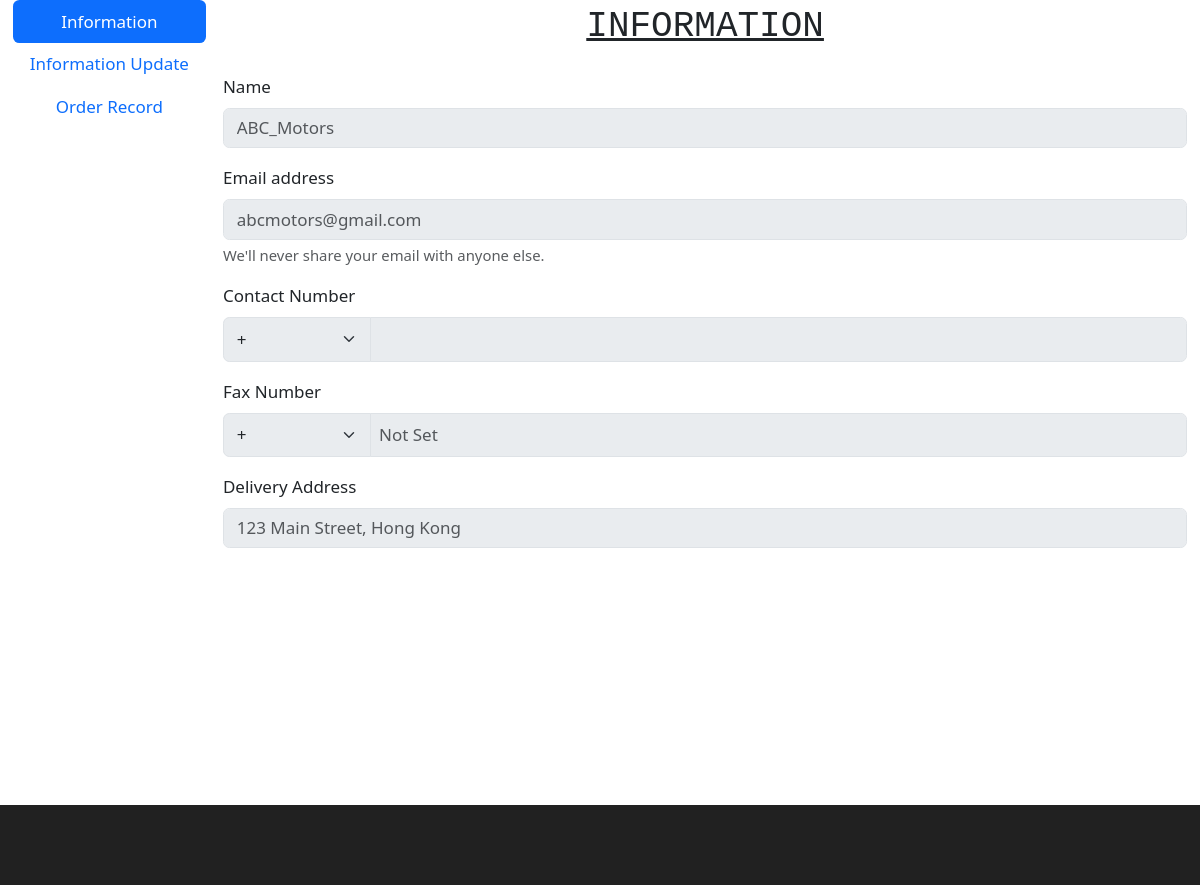
The page /dealer/information.php (signed in) on the database its author committed.
### tables this page shows
CREATE TABLE IF NOT EXISTS `dealer` (
  `dealerID` mediumint NOT NULL AUTO_INCREMENT,
  `dealerEmail` varchar(100) NOT NULL,
  `password` varchar(150) NOT NULL,
  `dealerName` varchar(100) DEFAULT NULL,
  `contactNumber` varchar(30) DEFAULT NULL,
  `faxNumber` varchar(30) DEFAULT NULL,
  `deliveryAddress` varchar(255) DEFAULT NULL,
  PRIMARY KEY (`dealerID`)
);

### dealer/information.php (the view, shortened to what this page needs)
<?php
require_once('../db/connet.php');
?>
<?php
$dealer_name = "";
$dealer_email = "";
$contact_areaCode = "";
$dealer_contact = "";
$fax_areaCode = "";
$dealer_fax = "";
$dealer_address = "";
if (isset($_SESSION['dealer'])) {
    $dealer = $_SESSION['dealer'];
    $stmt = $conn->prepare("SELECT dealerID,dealerName,dealerEmail, contactNumber, faxNumber, deliveryAddress FROM dealer WHERE dealerEmail = ?");
    $stmt->bind_param("s", $dealer);
    $stmt->execute();
    $result = $stmt->get_result();
    if ($result->num_rows > 0) {
        $row = $result->fetch_assoc();
        $dealer_email = $row['dealerEmail'];
        if($row['dealerName'] ==null){$dealer_name = "Not Set";}
          else{$dealer_name = $row['dealerName'];}
        if($row['faxNumber'] == null){$dealer_fax = "Not Set";}
          else{$partForFax = explode('-', $row['faxNumber']);
            if (count($partForFax) === 2) {
                $fax_areaCode = $partForFax[0];
                $dealer_fax = $partForFax[1];
            }}
        if($row['deliveryAddress'] == null){$dealer_address = "Not Set";}
        else{$dealer_address = $row['deliveryAddress'];}
    }
}
?>
<!DOCTYPE html>
<html lang="en">
<head>
    <link href="https://cdn.jsdelivr.net/npm/bootstrap@5.3.3/dist/css/bootstrap.min.css" rel="stylesheet"
 />
    <link rel="stylesheet" href="./asserts/css/style-prefix.css" />
    <link rel="stylesheet" href="./asserts/css/style-information.css" />
</head>
<body>
    <main>
        <div class="productDetail-container">
            <div class="container" style=" margin-bottom: 30vh; width: 2000px;">
                <div class="d-lg-flex justify-content-between">
                    <div class="nav flex-column nav-pills me-3" id="v-pills-tab" role="tablist"
                        aria-orientation="vertical">
                        <button class="nav-link active" id="v-pills-information-tab" data-bs-toggle="pill"
                            data-bs-target="#v-pills-information" type="button" role="tab"
                            aria-controls="v-pills-information" aria-selected="true">Information</button>
                        <button class="nav-link" id="v-pills-update-tab" data-bs-toggle="pill"
                            data-bs-target="#v-pills-update" type="button" role="tab" aria-controls="v-pills-update"
                            aria-selected="false">Information Update</button>
                        <button class="nav-link" id="v-pills-Order-tab" data-bs-toggle="pill"
                            data-bs-target="#v-pills-Order" type="button" role="tab" aria-controls="v-pills-Order"
                            aria-selected="false">Order Record</button>
                    </div>
                    <div class="flex-grow-1 tab-content" id="v-pills-tabContent">
                        <div class="tab-pane fade show active" id="v-pills-information" role="tabpanel"
                            aria-labelledby="v-pills-information-tab">
                            <div class="information-title">information</div>
                            <div class="row">
                                <div class="col">
                                    <div class="mb-3">
                                        <label class="form-label">Name</label>
                                        <input type="text" class="form-control" placeholder="<?php echo $dealer_name ?>"
                                            disabled />
                                    </div>
                                    <div class="mb-3">
                                        <label class="form-label">Email address</label>
                                        <input type="email" class="form-control" id="exampleInputEmail1"
                                            aria-describedby="emailHelp" placeholder="<?php echo $dealer_email ?>"
                                            disabled />
                                        <div id="emailHelp" class="form-text">
                                            We'll never share your email with anyone else.
                                        </div>
                                    </div>
                                    <div class="mb-3">
                                        <label class="form-label">Contact Number</label>
                                        <div class="input-group">
                                            <select class="form-select" id="inputGroupSelect01" disabled>
                                                <option selected>+<?php echo $contact_areaCode?></option>
                                            </select>
                                            <input type="number" class="form-control w-75 p-2" id="basic-url"
                                                aria-describedby="basic-addon3 basic-addon4"
                                                placeholder="<?php echo $dealer_contact ?>" disabled />
                                        </div>
                                    </div>
                                    <div class="mb-3">
                                        <label for="basic-url" class="form-label">Fax Number</label>
                                        <div class="input-group">
                                            <select class="form-select" id="inputGroupSelect01" disabled>
                                                <option selected>+<?php echo $fax_areaCode ?></option>
                                            </select>
                                            <input type="number" class="form-control w-75 p-2" id="basic-url"
                                                aria-describedby="basic-addon3 basic-addon4"
                                                placeholder="<?php echo $dealer_fax ?>" disabled />
                                        </div>
                                    </div>
                                    <div class="mb-3">
                                        <label for="basic-url" class="form-label">Delivery Address</label>
                                        <div class="input-group">
                                            <input type="text" class="form-control" id="basic-url"
                                                aria-describedby="basic-addon3 basic-addon4"
                                                placeholder="<?php echo $dealer_address ?>" disabled />
                                        </div>
                                    </div>
                                </div>
                            </div>
                        </div>
                    </div>
                </div>
            </div>
        </div>
    </main>
    <footer>
    </footer>
</body>
</html>

### dealer/asserts/css/style-prefix.css (style rules this page uses)
:root { --spanish-gray: hsl(0, 0%, 60%); --sonic-silver: hsl(0, 0%, 47%); --eerie-black: hsl(0, 0%, 13%); --salmon-pink: hsl(353, 100%, 78%); --sandy-brown: hsl(29, 90%, 65%); --bittersweet: hsl(0, 100%, 70%); --ocean-green: hsl(152, 51%, 52%); --davys-gray: hsl(0, 0%, 33%); --cultured: hsl(0, 0%, 93%); --white: hsl(0, 100%, 100%); --onyx: hsl(0, 0%, 27%); --fs-1: 1.563rem; --fs-2: 1.375rem; --fs-3: 1.25rem; --fs-4: 1.125rem; --fs-5: 1rem; --fs-6: 0.938rem; --fs-7: 0.875rem; --fs-8: 0.813rem; --fs-9: 0.75rem; --fs-10: 0.688rem; --fs-11: 0.625rem; --weight-300: 300; --weight-400: 400; --weight-500: 500; --weight-600: 600; --weight-700: 700; --border-radius-md: 10px; --border-radius-sm: 5px; --transition-timing: 0.2s ease; }
*, *::before, *::after { user-select: none; margin: 0; padding: 0; box-sizing: border-box; }
button { background: none; font: inherit; border: none; cursor: pointer; }
img, ion-icon, button, a { display: block; }
html { font-family: "Poppins", sans-serif; -ms-scroll-chaining: none; overscroll-behavior: contain; }
input { display: block; width: 100%; font: inherit; }
input::placeholder { font: inherit; }
body { background: var(--white); }
footer { background: var(--eerie-black); padding: 30px 0; }
@media (min-width: 480px) { :root { --fs-1: 1.875rem; } }
@media (min-width: 768px) { :root { --fs-1: 2.375rem; } }
@media (min-width: 768px) { html { font-size: 17px; } }
@media (min-width: 768px) { .container { max-width: 750px; margin: auto; } }
@media (min-width: 1024px) { :root { --fs-1: 2.625rem; --fs-2: 1.125rem; } }
@media (min-width: 1024px) { .container { max-width: 980px; } }
@media (min-width: 1200px) { .container { max-width: 1200px; } }
@media (min-width: 1200px) { footer { padding-top: 50px; } }

### dealer/asserts/css/style-information.css (style rules this page uses)
.information-title { font-family: 'Courier New', Courier, monospace; font-size:36px; text-align: center; text-decoration: underline; text-transform: uppercase; font-weight: bolds; margin-bottom: 20px; }

### rows shown on the page
dealer: dealerName "ABC_Motors", dealerEmail "abcmotors@gmail.com", faxNumber "Not Set", deliveryAddress "123 Main Street, Hong Kong"
